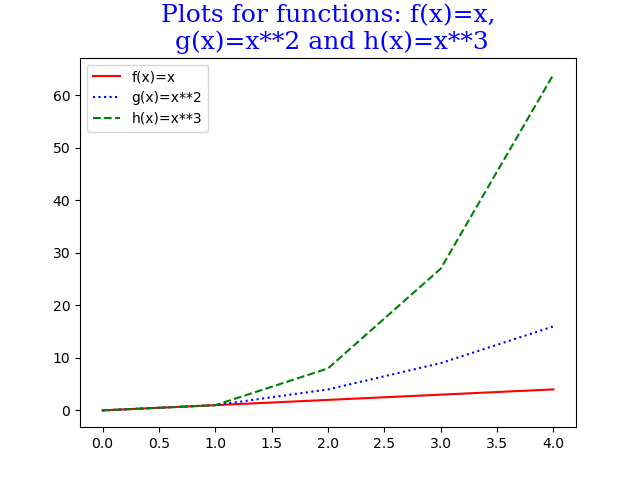

This figure's Python source:
# Program displays a plot of the functions f(x)=x, g(x)=x**2 and h(x)=x**3 
# in the range [0, 4] on the one set of axes.
#Author: Angelina Belotserkovskaya

import matplotlib.pyplot as plt
import numpy as np 

#np.random.seed(1)
#assuming that the range should include 4, we increase the stop point by one
# as its exclusive by defenition. As start point defaults to 0 we can omit it
# and just say range(5) 
xpoints = np.array(range(5))

# customising font for the title
font1 = {'family':'serif','color':'blue','size':18}

fpoints = xpoints
gpoints = xpoints**2
hpoints = xpoints**3

# Adding plots
# customising the graphs by selecting color, line type and adding the label for legend: 
plt.plot(xpoints, fpoints, 'r', label = 'f(x)=x')
plt.plot(xpoints, gpoints, 'b', ls = ':', label = 'g(x)=x**2')
plt.plot(xpoints, hpoints, 'g', ls = '--', label = 'h(x)=x**3')

plt.title('Plots for functions: f(x)=x,\n g(x)=x**2 and h(x)=x**3', fontdict = font1)
plt.legend()
plt.show()
